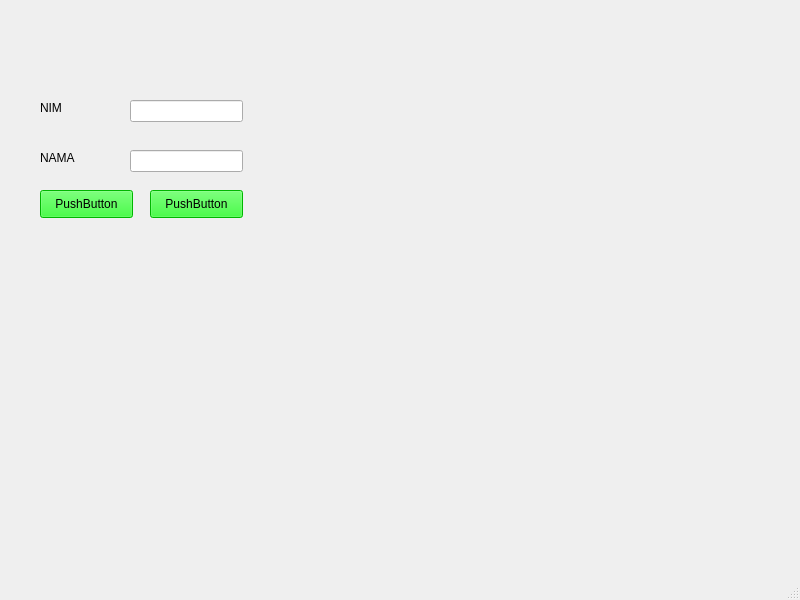
<?xml version="1.0" encoding="UTF-8"?>
<ui version="4.0">
 <class>MainWindow</class>
 <widget class="QMainWindow" name="MainWindow">
  <property name="geometry">
   <rect>
    <x>0</x>
    <y>0</y>
    <width>800</width>
    <height>600</height>
   </rect>
  </property>
  <property name="windowTitle">
   <string>MainWindow</string>
  </property>
  <widget class="QWidget" name="centralwidget">
   <widget class="QLineEdit" name="lineEdit">
    <property name="geometry">
     <rect>
      <x>130</x>
      <y>100</y>
      <width>113</width>
      <height>22</height>
     </rect>
    </property>
   </widget>
   <widget class="QLineEdit" name="lineEdit_2">
    <property name="geometry">
     <rect>
      <x>130</x>
      <y>150</y>
      <width>113</width>
      <height>22</height>
     </rect>
    </property>
   </widget>
   <widget class="QLabel" name="label">
    <property name="geometry">
     <rect>
      <x>40</x>
      <y>100</y>
      <width>55</width>
      <height>16</height>
     </rect>
    </property>
    <property name="text">
     <string>NIM</string>
    </property>
   </widget>
   <widget class="QLabel" name="label_2">
    <property name="geometry">
     <rect>
      <x>40</x>
      <y>150</y>
      <width>55</width>
      <height>16</height>
     </rect>
    </property>
    <property name="text">
     <string>NAMA</string>
    </property>
   </widget>
   <widget class="QPushButton" name="pushButton">
    <property name="geometry">
     <rect>
      <x>40</x>
      <y>190</y>
      <width>93</width>
      <height>28</height>
     </rect>
    </property>
    <property name="styleSheet">
     <string notr="true">background-color: rgb(0, 255, 0);</string>
    </property>
    <property name="text">
     <string>PushButton</string>
    </property>
   </widget>
   <widget class="QPushButton" name="pushButton_2">
    <property name="geometry">
     <rect>
      <x>150</x>
      <y>190</y>
      <width>93</width>
      <height>28</height>
     </rect>
    </property>
    <property name="styleSheet">
     <string notr="true">background-color: rgb(0, 255, 0);</string>
    </property>
    <property name="text">
     <string>PushButton</string>
    </property>
   </widget>
  </widget>
  <widget class="QMenuBar" name="menubar">
   <property name="geometry">
    <rect>
     <x>0</x>
     <y>0</y>
     <width>800</width>
     <height>26</height>
    </rect>
   </property>
  </widget>
  <widget class="QStatusBar" name="statusbar"/>
 </widget>
 <resources/>
 <connections/>
</ui>
